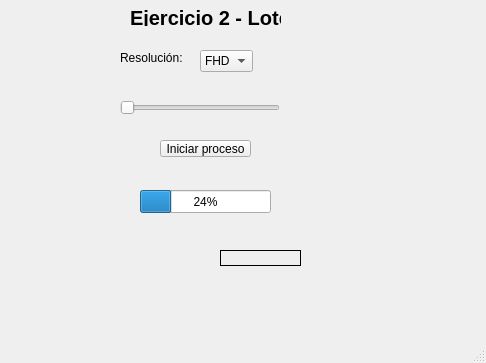
<?xml version="1.0" encoding="UTF-8"?>
<ui version="4.0">
 <class>MainWindow</class>
 <widget class="QMainWindow" name="MainWindow">
  <property name="geometry">
   <rect>
    <x>0</x>
    <y>0</y>
    <width>486</width>
    <height>363</height>
   </rect>
  </property>
  <property name="windowTitle">
   <string>MainWindow</string>
  </property>
  <widget class="QWidget" name="centralwidget">
   <widget class="QLabel" name="label">
    <property name="geometry">
     <rect>
      <x>130</x>
      <y>10</y>
      <width>151</width>
      <height>16</height>
     </rect>
    </property>
    <property name="font">
     <font>
      <pointsize>15</pointsize>
      <weight>75</weight>
      <bold>true</bold>
     </font>
    </property>
    <property name="text">
     <string>Ejercicio 2 - Lotes</string>
    </property>
   </widget>
   <widget class="QComboBox" name="combo_res">
    <property name="geometry">
     <rect>
      <x>200</x>
      <y>50</y>
      <width>53</width>
      <height>22</height>
     </rect>
    </property>
    <item>
     <property name="text">
      <string>FHD</string>
     </property>
    </item>
    <item>
     <property name="text">
      <string>2K</string>
     </property>
    </item>
    <item>
     <property name="text">
      <string>4K</string>
     </property>
    </item>
   </widget>
   <widget class="QSlider" name="slider_compl">
    <property name="geometry">
     <rect>
      <x>120</x>
      <y>100</y>
      <width>160</width>
      <height>16</height>
     </rect>
    </property>
    <property name="maximum">
     <number>10</number>
    </property>
    <property name="orientation">
     <enum>Qt::Horizontal</enum>
    </property>
   </widget>
   <widget class="QProgressBar" name="progress_bar">
    <property name="geometry">
     <rect>
      <x>140</x>
      <y>190</y>
      <width>131</width>
      <height>23</height>
     </rect>
    </property>
    <property name="value">
     <number>24</number>
    </property>
   </widget>
   <widget class="QLabel" name="lbl_info">
    <property name="geometry">
     <rect>
      <x>80</x>
      <y>250</y>
      <width>81</width>
      <height>16</height>
     </rect>
    </property>
    <property name="text">
     <string/>
    </property>
   </widget>
   <widget class="QPushButton" name="btn_process">
    <property name="geometry">
     <rect>
      <x>160</x>
      <y>140</y>
      <width>91</width>
      <height>17</height>
     </rect>
    </property>
    <property name="text">
     <string>Iniciar proceso</string>
    </property>
   </widget>
   <widget class="QLabel" name="label_3">
    <property name="geometry">
     <rect>
      <x>120</x>
      <y>50</y>
      <width>81</width>
      <height>16</height>
     </rect>
    </property>
    <property name="text">
     <string>Resolución:</string>
    </property>
   </widget>
   <widget class="QLabel" name="lbl_color">
    <property name="geometry">
     <rect>
      <x>220</x>
      <y>250</y>
      <width>81</width>
      <height>16</height>
     </rect>
    </property>
    <property name="styleSheet">
     <string notr="true">border: 1px solid black;</string>
    </property>
    <property name="text">
     <string/>
    </property>
   </widget>
  </widget>
  <widget class="QMenuBar" name="menubar">
   <property name="geometry">
    <rect>
     <x>0</x>
     <y>0</y>
     <width>486</width>
     <height>18</height>
    </rect>
   </property>
  </widget>
  <widget class="QStatusBar" name="statusbar"/>
 </widget>
 <resources/>
 <connections/>
</ui>
